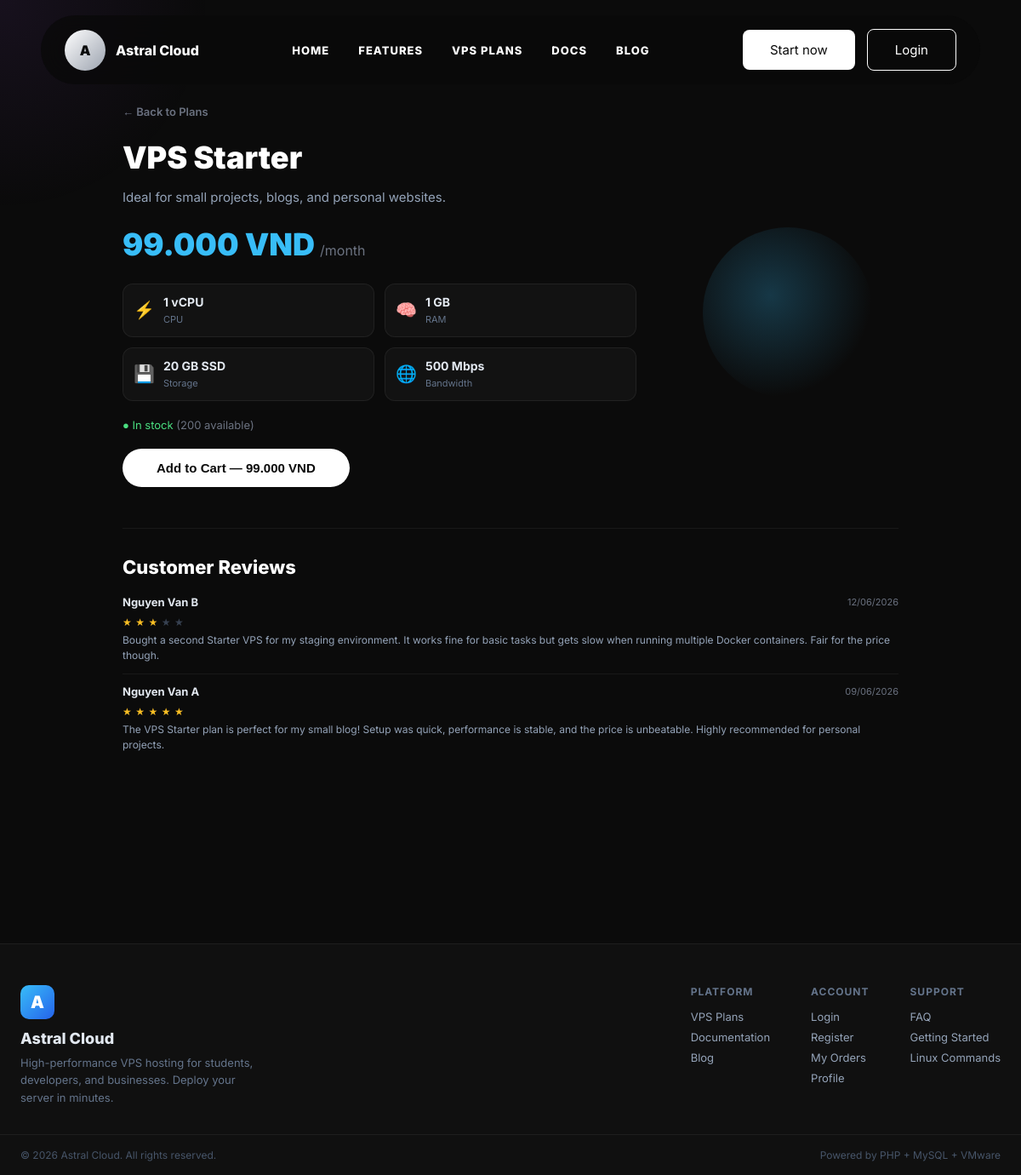
The app's page /product?slug=vps-starter, older data.
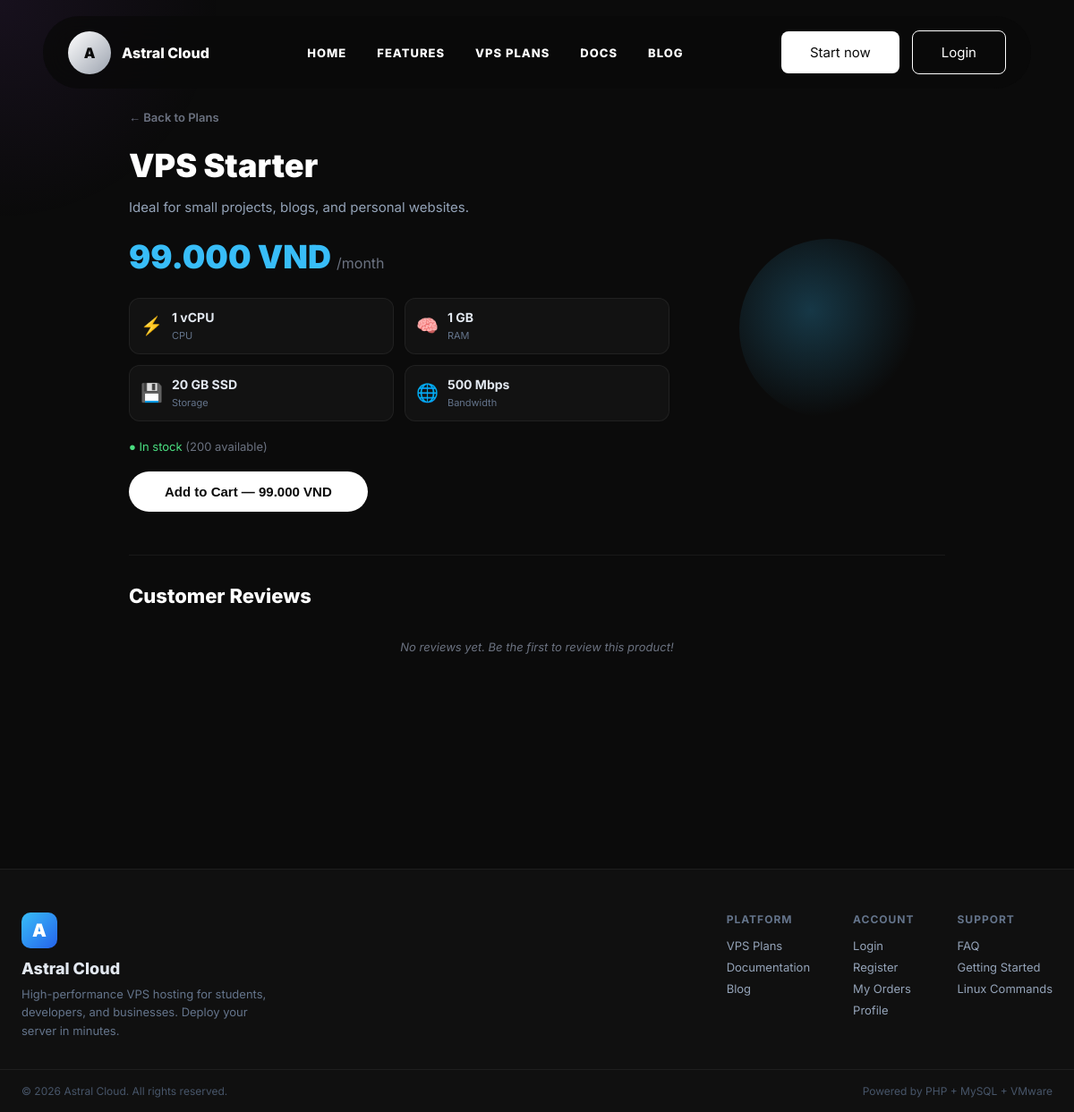
The same page, newer data.
### tables this page shows
CREATE TABLE reviews (
    id          INT UNSIGNED AUTO_INCREMENT PRIMARY KEY,
    user_id     INT UNSIGNED  NOT NULL,
    product_id  INT UNSIGNED  NOT NULL,
    order_id    INT UNSIGNED  NOT NULL,
    rating      TINYINT(1)    NOT NULL CHECK (rating BETWEEN 1 AND 5),
    comment     TEXT          NOT NULL,
    is_visible  TINYINT(1)    NOT NULL DEFAULT 1,
    created_at  TIMESTAMP     NOT NULL DEFAULT CURRENT_TIMESTAMP,
    updated_at  TIMESTAMP     NOT NULL DEFAULT CURRENT_TIMESTAMP ON UPDATE CURRENT_TIMESTAMP,

    UNIQUE KEY uq_review_per_order (user_id, order_id),
    FOREIGN KEY (user_id)    REFERENCES users(id)    ON DELETE CASCADE,
    FOREIGN KEY (product_id) REFERENCES products(id) ON DELETE CASCADE,
    FOREIGN KEY (order_id)   REFERENCES orders(id)   ON DELETE CASCADE,
    INDEX idx_product_visible (product_id, is_visible),
    INDEX idx_rating (rating)
);

CREATE TABLE users (
    id            INT UNSIGNED AUTO_INCREMENT PRIMARY KEY,
    name          VARCHAR(100)  NOT NULL,
    email         VARCHAR(150)  NOT NULL UNIQUE,
    password      VARCHAR(255)  NOT NULL,                         
    phone         VARCHAR(20)   DEFAULT NULL,
    avatar        VARCHAR(255)  DEFAULT 'default_avatar.png',
    role          ENUM('user','staff','admin') NOT NULL DEFAULT 'user',
     
    tier          ENUM('silver','gold','diamond') NOT NULL DEFAULT 'silver',
    total_spent   DECIMAL(15,2) NOT NULL DEFAULT 0.00,
    is_locked     TINYINT(1)    NOT NULL DEFAULT 0,               
    locked_reason VARCHAR(255)  DEFAULT NULL,
    is_verified   TINYINT(1)    NOT NULL DEFAULT 1,               
    verification_token VARCHAR(64) DEFAULT NULL,
    mfa_secret          VARCHAR(32)   DEFAULT NULL,
    mfa_enabled         TINYINT(1)    NOT NULL DEFAULT 0,
    created_at    TIMESTAMP     NOT NULL DEFAULT CURRENT_TIMESTAMP,
    updated_at    TIMESTAMP     NOT NULL DEFAULT CURRENT_TIMESTAMP ON UPDATE CURRENT_TIMESTAMP,

    INDEX idx_role (role),
    INDEX idx_tier (tier),
    INDEX idx_is_locked (is_locked)
);

### src/app/Core/Response.php (called while the page is built, shortened)
<?php
class Response
{
    public function render(string $view, array $data = []): void
    {
        extract($data);
        require __DIR__ . '/../../Views/layouts/header.php';
        require __DIR__ . "/../../Views/{$view}.php";
        require __DIR__ . '/../../Views/layouts/footer.php';
    }
}

### src/index.php (called while the page is built, shortened)
<?php
    $_response = new Response();
    function view(string $view, array $data = []): void {
        global $_response;
        $_response->render($view, $data);
    }
    $router = new Router();
    $router->get('/',           \App\Controllers\ProductController::class, 'index');
    $router->get('/plans',      \App\Controllers\ProductController::class, 'plans');
    $router->get('/product',    \App\Controllers\ProductController::class, 'detail');
    $router->get('/blog',       \App\Controllers\ProductController::class, 'blog');
    $router->get('/docs',       \App\Controllers\ProductController::class, 'docs');
    $router->get('/api/health', \App\Controllers\HealthController::class, 'index');
    $router->get('/login',      \App\Controllers\AuthController::class, 'login');
    $router->post('/login',     \App\Controllers\AuthController::class, 'login');
    $router->get('/register',   \App\Controllers\AuthController::class, 'register');
    $router->post('/register',  \App\Controllers\AuthController::class, 'register');
    $router->get('/logout',     \App\Controllers\AuthController::class, 'logout');
    $router->get('/verify',     \App\Controllers\AuthController::class, 'verify');
    $router->get('/verify-otp', \App\Controllers\AuthController::class, 'showOtpForm');
    $router->post('/verify-otp',\App\Controllers\AuthController::class, 'showOtpForm');
    $router->get('/forgot-password',    \App\Controllers\PasswordResetController::class, 'forgot');
    $router->post('/forgot-password',   \App\Controllers\PasswordResetController::class, 'forgot');
    $router->get('/reset-password',     \App\Controllers\PasswordResetController::class, 'reset');
    $router->post('/reset-password',    \App\Controllers\PasswordResetController::class, 'reset');
    $router->get('/mfa-verify',     \App\Controllers\AuthController::class, 'mfaVerify');
    $router->post('/mfa-verify',    \App\Controllers\AuthController::class, 'mfaVerify');
    $router->get('/mfa-setup',      \App\Controllers\ProfileController::class, 'setupMfa');
    $router->post('/mfa-setup',     \App\Controllers\ProfileController::class, 'setupMfa');
    $router->get('/cart',           \App\Controllers\CartController::class, 'index');
    $router->post('/cart/add',      \App\Controllers\CartController::class, 'add');
    $router->post('/cart/remove',   \App\Controllers\CartController::class, 'remove');
    $router->post('/cart/update',   \App\Controllers\CartController::class, 'update');
    $router->get('/cart/count',     \App\Controllers\CartController::class, 'count');
    $router->get('/checkout',       \App\Controllers\CheckoutController::class, 'index');
    $router->post('/checkout/place-order',      \App\Controllers\CheckoutController::class, 'placeOrder');
    $router->get('/checkout/place-order',       \App\Controllers\CheckoutController::class, 'placeOrderGet');
    $router->get('/checkout/success',           \App\Controllers\CheckoutController::class, 'success');
    $router->post('/checkout/validate-voucher', \App\Controllers\CheckoutController::class, 'validateVoucher');
    $router->get('/payment/vnpay-return',   \App\Controllers\PaymentController::class, 'vnpayReturn');
    $router->get('/payment/vnpay-ipn',      \App\Controllers\PaymentController::class, 'vnpayIpn');
    $router->get('/orders',             \App\Controllers\OrderController::class, 'index');
    $router->get('/orders/invoice',     \App\Controllers\OrderController::class, 'invoice');
    $router->post('/orders/cancel',     \App\Controllers\OrderController::class, 'cancel');
    $router->post('/service/stop',      \App\Controllers\ServiceController::class, 'stop');
    $router->post('/service/start',     \App\Controllers\ServiceController::class, 'start');
    $router->post('/service/restart',   \App\Controllers\ServiceController::class, 'restart');
    $router->post('/service/rebuild',   \App\Controllers\ServiceController::class, 'rebuild');
    $router->get('/inbox',              \App\Controllers\InboxController::class, 'index');
    $router->post('/inbox/read',        \App\Controllers\InboxController::class, 'markRead');
    $router->get('/profile',            \App\Controllers\ProfileController::class, 'index');
    $router->post('/profile/update',    \App\Controllers\ProfileController::class, 'update');
    $router->get('/console',            \App\Controllers\ConsoleController::class, 'index');
    $router->get('/admin/orders',           \App\Controllers\AdminOrderController::class, 'index');
    $router->get('/admin/orders/invoice',   \App\Controllers\AdminOrderController::class, 'invoice');
    $router->post('/admin/orders/update',   \App\Controllers\AdminOrderController::class, 'update');
    $router->get('/admin/products',         \App\Controllers\AdminProductController::class, 'index');
    $router->post('/admin/products/store',  \App\Controllers\AdminProductController::class, 'store');
    $router->post('/admin/products/update', \App\Controllers\AdminProductController::class, 'update');
    $router->post('/admin/products/toggle', \App\Controllers\AdminProductController::class, 'toggle');
    $router->get('/admin',                  \App\Controllers\AdminDashboardController::class, 'index');
    $router->get('/admin/dashboard',        \App\Controllers\AdminDashboardController::class, 'index');
    $router->get('/admin/users',            \App\Controllers\AdminUserController::class, 'index');
    $router->post('/admin/users/toggle-lock', \App\Controllers\AdminUserController::class, 'toggleLock');
    $router->get('/admin/vouchers',         \App\Controllers\AdminVoucherController::class, 'index');
    $router->post('/admin/vouchers/store',  \App\Controllers\AdminVoucherController::class, 'store');
    $router->post('/admin/vouchers/toggle', \App\Controllers\AdminVoucherController::class, 'toggle');
    $router->get('/admin/reviews',          \App\Controllers\AdminReviewController::class, 'index');
    $router->post('/admin/reviews/toggle',   \App\Controllers\AdminReviewController::class, 'toggle');
    $router->get('/admin/emails',           \App\Controllers\AdminEmailController::class, 'index');
    $router->post('/admin/emails/send',     \App\Controllers\AdminEmailController::class, 'send');
    $router->get('/admin/audit-logs',      \App\Controllers\AdminAuditLogController::class, 'index');
    $router->post('/review/submit',        \App\Controllers\ReviewController::class, 'submit');
    $router->dispatch();

### src/Controllers/ProductController.php (called while the page is built, shortened)
<?php
class ProductController extends Controller {
    public function detail(): void {
        $slug = trim($_GET['slug'] ?? '');
        $product = Product::findBySlug($slug);
        $reviews = Review::getByProduct((int) $product['id']);
        $canReview = null;
        view('product/index', [
            'product'   => $product,
            'reviews'   => $reviews,
            'can_review'=> $canReview,
            'css'       => ['products'],
            'title'     => htmlspecialchars($product['name']) . ' | Astral Cloud',
        ]);
    }
}

### src/Models/Product.php (called while the page is built, shortened)
<?php
class Product {
    public static function findBySlug(string $slug): ?array {
        $pdo = Database::getConnection();
        $stmt = $pdo->prepare("SELECT * FROM products WHERE slug = :slug AND is_active = 1 LIMIT 1");
        $stmt->execute(['slug' => $slug]);
        return $stmt->fetch() ?: null;
    }
}

### src/Models/Review.php (called while the page is built, shortened)
<?php
class Review {
    public static function getByProduct(int $productId): array {
        $pdo = Database::getConnection();
        $stmt = $pdo->prepare("
            SELECT r.*, u.name AS user_name
            FROM reviews r
            JOIN users u ON r.user_id = u.id
            WHERE r.product_id = ? AND r.is_visible = 1
            ORDER BY r.created_at DESC
        ");
        $stmt->execute([$productId]);
        return $stmt->fetchAll(\PDO::FETCH_ASSOC);
    }
}

### src/Views/product/index.php (the view, shortened to what the changed rows need)
<section class="page-section" style="padding-top:120px;">
    <div class="product-detail-container">
        <div class="product-detail-header">
            <div class="product-detail-info">
                <h1><?= htmlspecialchars($product['name']) ?></h1>
            </div>
        </div>
        <div class="product-detail-reviews">
            <h2>Customer Reviews</h2>
            <?php if (empty($reviews)): ?>
                <p class="review-empty-text">No reviews yet. Be the first to review this product!</p>
            <?php else: ?>
                <div class="reviews-list">
                    <?php foreach ($reviews as $review): ?>
                        <div class="review-item">
                            <div class="review-header">
                                <span class="review-author"><?= htmlspecialchars($review['user_name']) ?></span>
                                <span class="review-date"><?= date('d/m/Y', strtotime($review['created_at'])) ?></span>
                            </div>
                            <div class="review-item-stars">
                                <?php for ($i = 1; $i <= 5; $i++): ?>
                                    <span class="star <?= $i > $review['rating'] ? 'empty' : '' ?>">★</span>
                                <?php endfor; ?>
                            </div>
                            <p class="review-comment"><?= nl2br(htmlspecialchars($review['comment'])) ?></p>
                        </div>
                    <?php endforeach; ?>
                </div>
            <?php endif; ?>
        </div>
    </div>
</section>

Row changes from the older to the newer data that the page shows:
removed reviews: user.name "Nguyen Van B", created_at "12/06/2026", comment "Bought a second Starter VPS for my staging environment. It works fine for basic tasks but gets slow when running multiple Docker containers. Fair for the price though."
removed reviews: user.name "Nguyen Van A", created_at "09/06/2026", comment "The VPS Starter plan is perfect for my small blog! Setup was quick, performance is stable, and the price is unbeatable. Highly recommended for personal projects."
Text that changed along with them:
text now shown: "No reviews yet. Be the first to review this product!"
